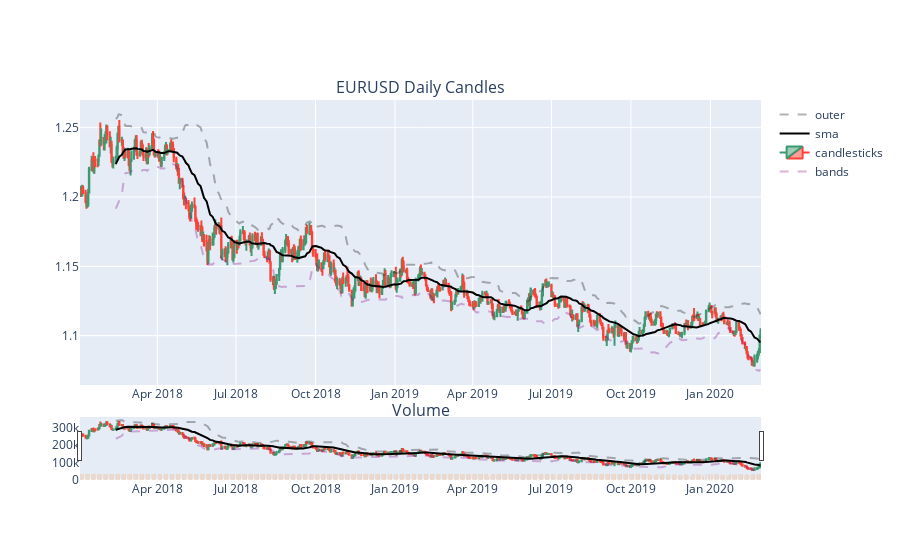

Notebook code cell kept with this figure:
### Code cell
import kaleido
EURUSD_D = dt.fx_rate(pairs, account, pw, 'D1')
vs.OHCLV_csticks(EURUSD_D, 'EURUSD Daily Candles', 'Volume', 30)[0]

### Figure 1 — Plotly figure (JSON) as saved in the notebook; plotly's stock layout.template omitted (floating-point values rounded to 4 significant figures; data arrays with more than 128 entries replaced by an {"elided": "..."} marker saying what was removed)
{"data": [{"line": {"color": "black", "dash": "dash"}, "name": "outer", "opacity": 0.3, "showlegend": true, "type": "scatter", "x": {"elided": "560 str values"}, "xaxis": "x", "y": {"elided": "560 float values"}, "yaxis": "y"}, {"line": {"color": "black"}, "name": "sma", "showlegend": true, "type": "scatter", "x": {"elided": "560 str values"}, "xaxis": "x", "y": {"elided": "560 float values"}, "yaxis": "y"}, {"close": {"elided": "560 float values"}, "high": {"elided": "560 float values"}, "low": {"elided": "560 float values"}, "name": "candlesticks", "open": {"elided": "560 float values"}, "showlegend": true, "type": "candlestick", "x": {"elided": "560 str values"}, "xaxis": "x", "yaxis": "y"}, {"line": {"color": "purple", "dash": "dash"}, "name": "bands", "opacity": 0.3, "showlegend": true, "type": "scatter", "x": {"elided": "560 str values"}, "xaxis": "x", "y": {"elided": "560 float values"}, "yaxis": "y"}, {"showlegend": false, "type": "bar", "x": {"elided": "560 str values"}, "xaxis": "x2", "y": {"elided": "560 int values"}, "yaxis": "y2"}], "layout": {"annotations": [{"font": {"size": 16}, "showarrow": false, "text": "EURUSD Daily Candles", "x": 0.5, "xanchor": "center", "xref": "paper", "y": 1, "yanchor": "bottom", "yref": "paper"}, {"font": {"size": 16}, "showarrow": false, "text": "Volume", "x": 0.5, "xanchor": "center", "xref": "paper", "y": 0.15, "yanchor": "bottom", "yref": "paper"}], "xaxis": {"anchor": "y", "domain": [0, 1]}, "xaxis2": {"anchor": "y2", "domain": [0, 1]}, "yaxis": {"anchor": "x", "domain": [0.25, 1]}, "yaxis2": {"anchor": "x2", "domain": [0, 0.15]}}}
